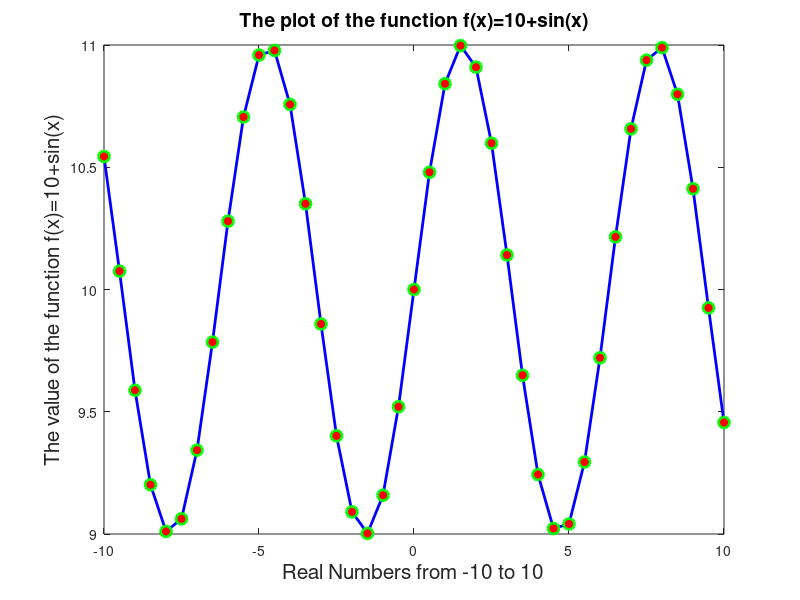

MATLAB code for this plot:
%Q.i))

%function f(x)=10+sin(x) the range of this function would be 9 to 11
%as -1<=sinx<=1


%a))

%domain for  sinx is -inf to inf so domain for  f would be -inf to inf

x=-10:0.5:10; % vector of real numbers from  -10 to 10 with 0.5 step size you can take any range 
%but for plotting purpose -10 to 10 has been taken

% short cut to create a vector use  start:step:stop


%b))

f=10+sin(x); % f will be a vector of same length as x 


%c,d and e))

figure %create a figure

%'-ob' is a blue solid line with circle markers

plot(x,f,'-ob','LineWidth',2,'MarkerSize',8,'MarkerEdgeColor','g','MarkerFaceColor','r')

xlabel("Real Numbers from -10 to 10",'FontSize',15)
ylabel("The value of the function f(x)=10+sin(x)",'FontSize',15)
xlim([-10 10])
ylim([9 11])

title("The plot of the function f(x)=10+sin(x)",'FontSize',14)
